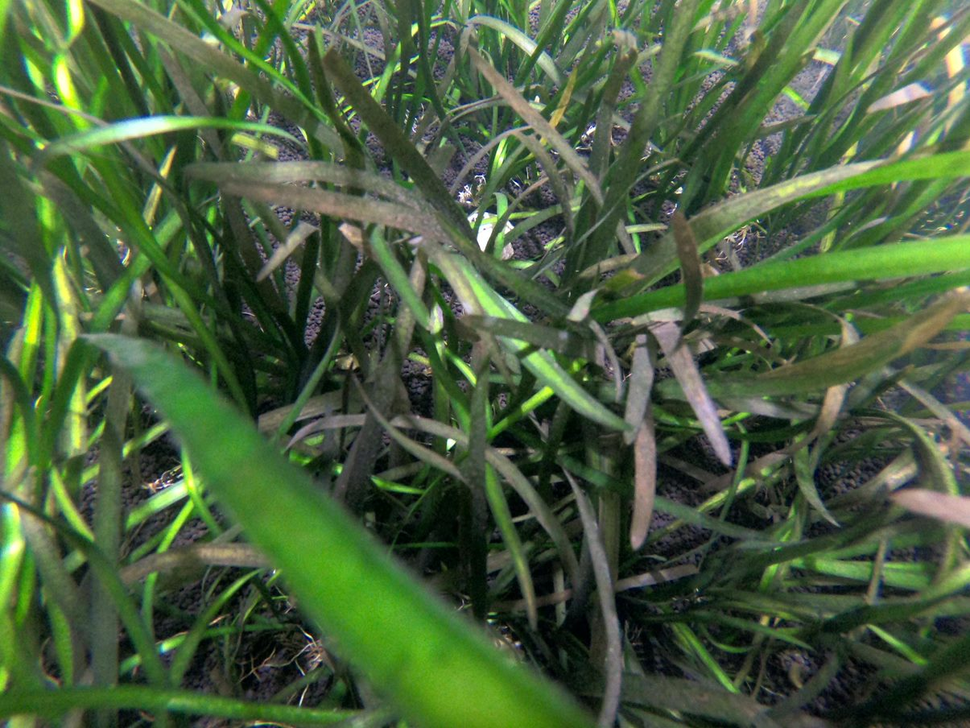
#> input picture pipline/examples/TestBillede.png, 970 x 728 px, shrunk from 1205 x 904 before the run
$ python -i ColourTest.py   (imports and definitions only)
#> lines starting #> are read from the running program, lines starting #| are printed output that depends on the picture; after the words box and inside, x2 and y2 are one past the last pixel; in counts of white or black regions, pixels touching at a corner belong together
#> further down, picture is the input picture: shape (728, 970, 3); mean B, G, R 62.6, 95.8, 73.9
#!/usr/bin/python3
# This is just a rouhg layout

import cv2
import time
import os
import numpy as np
from sklearn.linear_model import LinearRegression
from sklearn.model_selection import train_test_split
import pandas as pd
import pickle
import openpyxl
import matplotlib.pyplot as plt
import pathlib


# [56 lines left out: functions Skeletonizer, segmention, not called in this run]


# now that segmentaion is done it is time for
# feature extracting
def colorBin(img):

    low1 = np.array([0, 30, 30])
    high1 = np.array([10, 255, 255])
    bin1_mask = cv2.inRange(img, low1, high1)
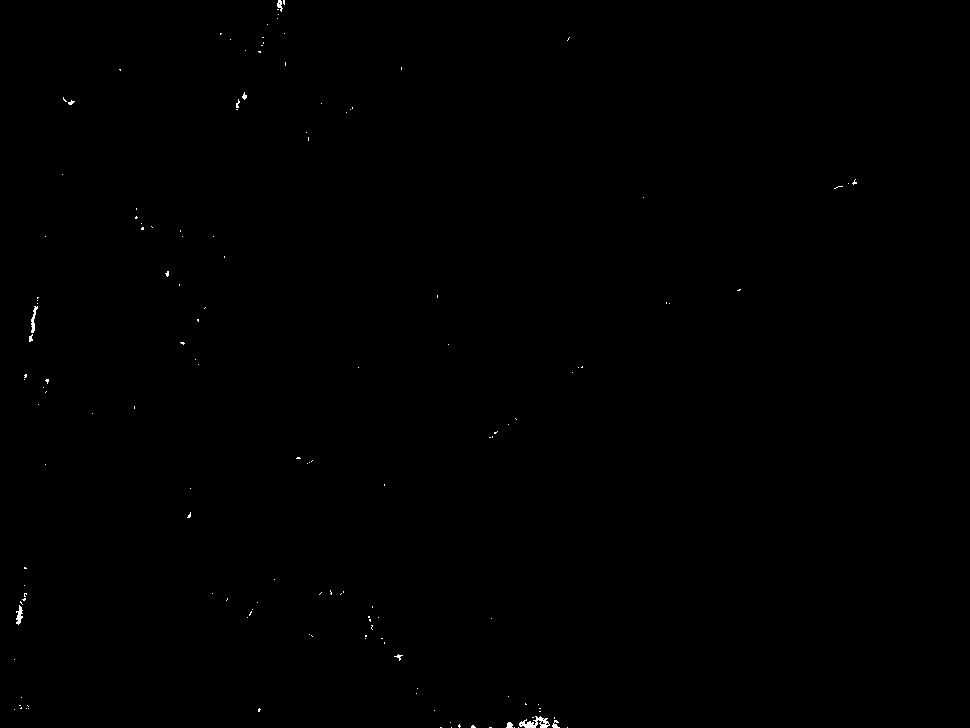
#> bin1_mask: shape (728, 970); 0.14% white in thin lines or dots, all inside (x1, y1, x2, y2) = (14, 0, 857, 728)
    bin1 = cv2.countNonZero(bin1_mask)
#> bin1 = 955

    low2 = np.array([11, 30, 30])
    high2 = np.array([20, 255, 255])
    bin2_mask = cv2.inRange(img, low2, high2)
#> bin2_mask: shape (728, 970); 1.1% white in thin lines or dots
    bin2 = cv2.countNonZero(bin2_mask)
#> bin2 = 7500

    low3 = np.array([21, 30, 30])
    high3 = np.array([30, 255, 255])
    bin3_mask = cv2.inRange(img, low3, high3)
#> bin3_mask: shape (728, 970); 5.4% white in thin lines or dots
    bin3 = cv2.countNonZero(bin3_mask)
#> bin3 = 38101

    low4 = np.array([41, 30, 30])
    high4 = np.array([50, 255, 255])
    bin4_mask = cv2.inRange(img, low4, high4)
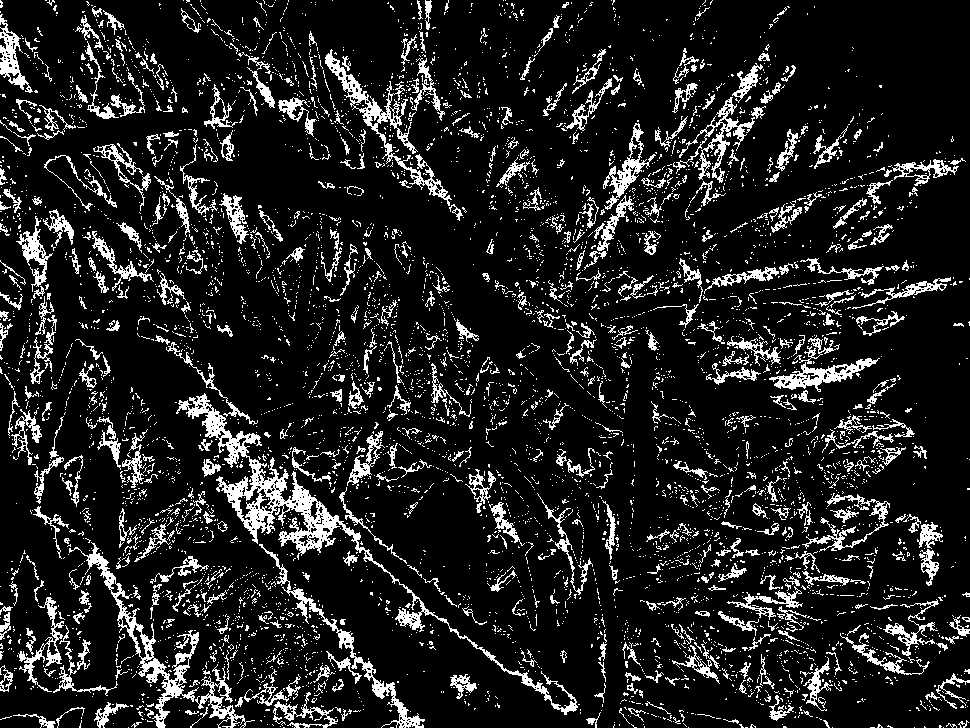
#> bin4_mask: shape (728, 970); 12.7% white in thin lines or dots
    bin4 = cv2.countNonZero(bin4_mask)
#> bin4 = 89586

    low5 = np.array([51, 30, 30])
    high5 = np.array([60, 255, 255])
    bin5_mask = cv2.inRange(img, low5, high5)
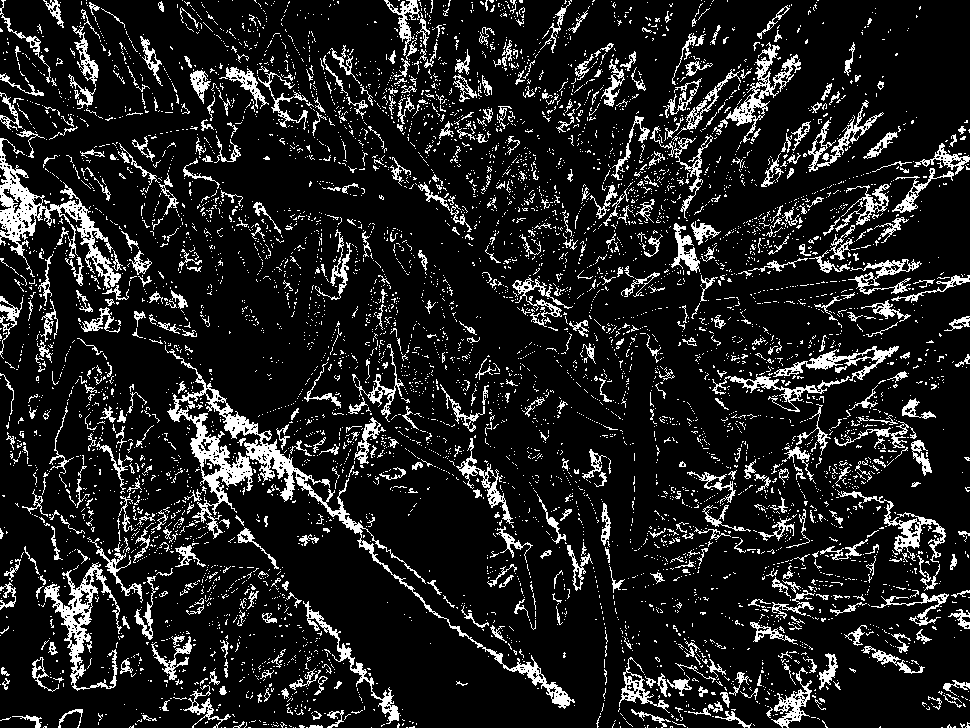
#> bin5_mask: shape (728, 970); 12.7% white in thin lines or dots
    bin5 = cv2.countNonZero(bin5_mask)
#> bin5 = 89836

    low6 = np.array([61, 30, 30])
    high6 = np.array([70, 255, 255])
    bin6_mask = cv2.inRange(img, low6, high6)
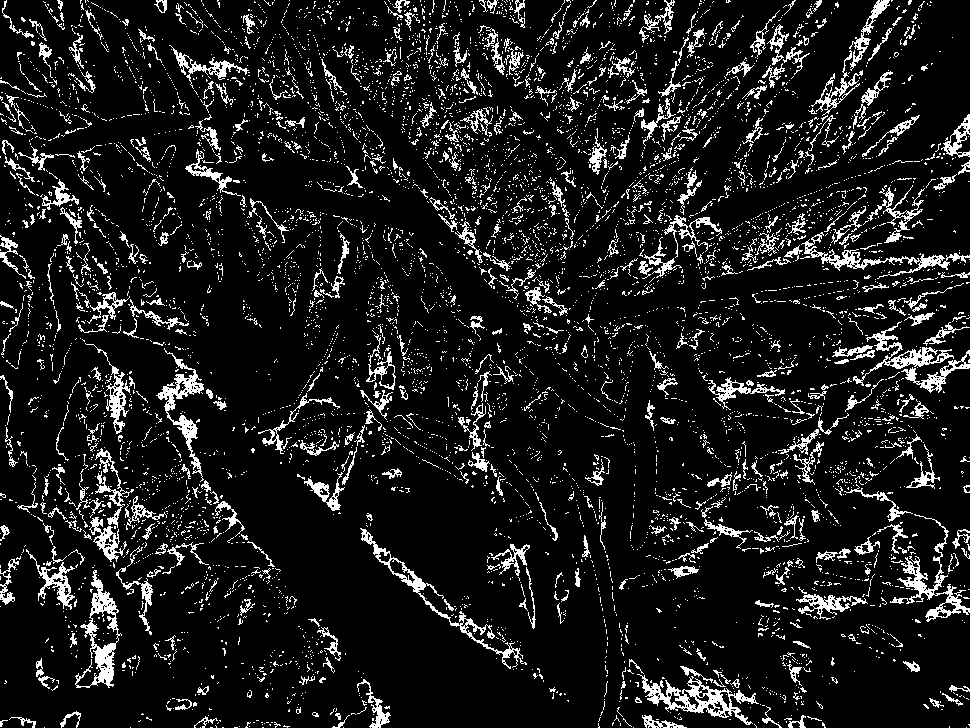
#> bin6_mask: shape (728, 970); 10.6% white in thin lines or dots
    bin6 = cv2.countNonZero(bin6_mask)
#> bin6 = 74818

    low7 = np.array([71, 30, 30])
    high7 = np.array([80, 255, 255])
    bin7_mask = cv2.inRange(img, low7, high7)
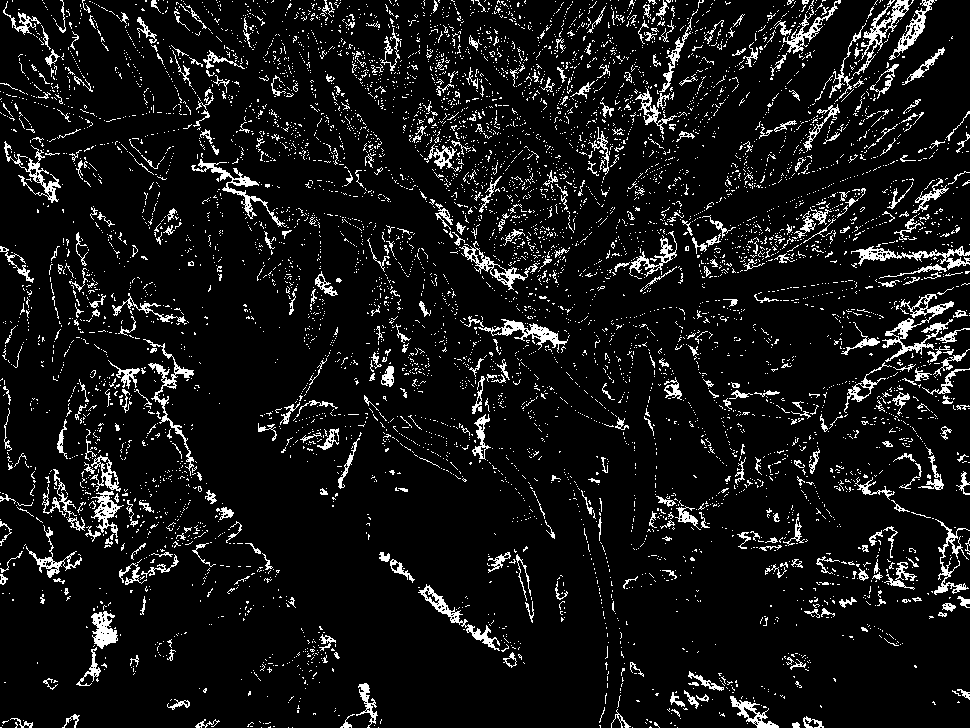
#> bin7_mask: shape (728, 970); 8.3% white in thin lines or dots
    bin7 = cv2.countNonZero(bin7_mask)
#> bin7 = 58720

    low8 = np.array([81, 30, 30])
    high8 = np.array([90, 255, 255])
    bin8_mask = cv2.inRange(img, low8, high8)
#> bin8_mask: shape (728, 970); 6.1% white in thin lines or dots
    bin8 = cv2.countNonZero(bin8_mask)
#> bin8 = 42835

    low9 = np.array([91, 30, 30])
    high9 = np.array([100, 255, 255])
    bin9_mask = cv2.inRange(img, low9, high9)
#> bin9_mask: shape (728, 970); 4.6% white in thin lines or dots
    bin9 = cv2.countNonZero(bin9_mask)
#> bin9 = 32748

    low10 = np.array([101, 30, 30])
    high10 = np.array([110, 255, 255])
    bin10_mask = cv2.inRange(img, low10, high10)
#> bin10_mask: shape (728, 970); 3.6% white in thin lines or dots
    bin10 = cv2.countNonZero(bin10_mask)
#> bin10 = 25655

    low11 = np.array([111, 30, 30])
    high11 = np.array([120, 255, 255])
    bin11_mask = cv2.inRange(img, low11, high11)
#> bin11_mask: shape (728, 970); 3% white in thin lines or dots
    bin11 = cv2.countNonZero(bin11_mask)
#> bin11 = 21335

    low12 = np.array([121, 30, 30])
    high12 = np.array([130, 255, 255])
    bin12_mask = cv2.inRange(img, low12, high12)
#> bin12_mask: shape (728, 970); 2.4% white in thin lines or dots
    bin12 = cv2.countNonZero(bin12_mask)
#> bin12 = 17130

    low13 = np.array([131, 30, 30])
    high13 = np.array([140, 255, 255])
    bin13_mask = cv2.inRange(img, low13, high13)
#> bin13_mask: shape (728, 970); 1.9% white in thin lines or dots
    bin13 = cv2.countNonZero(bin13_mask)
#> bin13 = 13068

    low14 = np.array([141, 30, 30])
    high14 = np.array([150, 255, 255])
    bin14_mask = cv2.inRange(img, low14, high14)
#> bin14_mask: shape (728, 970); 1.3% white in thin lines or dots
    bin14 = cv2.countNonZero(bin14_mask)
#> bin14 = 8977

    low15 = np.array([151, 30, 30])
    high15 = np.array([160, 255, 255])
    bin15_mask = cv2.inRange(img, low15, high15)
#> bin15_mask: shape (728, 970); 0.8% white in thin lines or dots
    bin15 = cv2.countNonZero(bin15_mask)
#> bin15 = 5677

    low16 = np.array([161, 30, 30])
    high16 = np.array([170, 255, 255])
    bin16_mask = cv2.inRange(img, low16, high16)
#> bin16_mask: shape (728, 970); 0.56% white in thin lines or dots
    bin16 = cv2.countNonZero(bin16_mask)
#> bin16 = 3989

    low17 = np.array([171, 30, 30])
    high17 = np.array([179, 255, 255])
    bin17_mask = cv2.inRange(img, low17, high17)
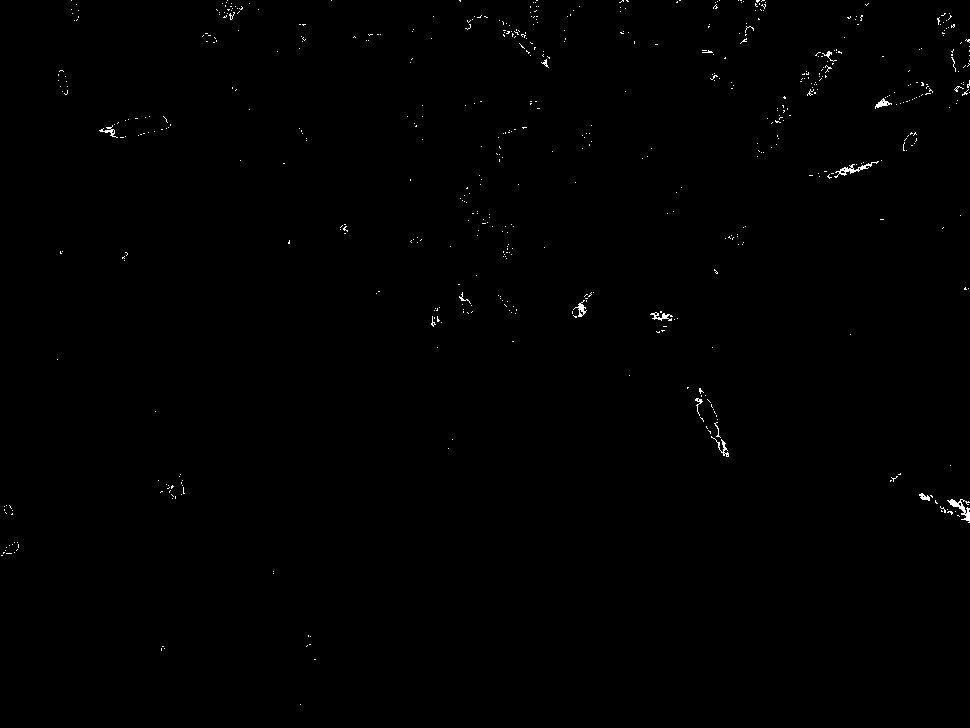
#> bin17_mask: shape (728, 970); 0.34% white in thin lines or dots
    bin17 = cv2.countNonZero(bin17_mask)
#> bin17 = 2426

    return bin1, bin2, bin3, bin4, bin5, bin6, bin7, bin8, bin9, bin10, bin11, bin12, bin13, bin14, bin15, bin16, bin17

# [217 lines left out: functions pixelCount, feature_ex, save_data, traning_data, weed_number, load_image and 3 more, not called in this run]


# [3 lines not run here, left out]

    #missing parts for now


>>> import cv2
>>> picture = cv2.imread('../../examples/TestBillede.png')
>>> result = colorBin(picture)
#> result = (955, 7500, 38101, 89586, 89836, 74818, 58720, 42835, 32748, 25655, 21335, 17130, 13068, 8977, 5677, 3989, 2426)
